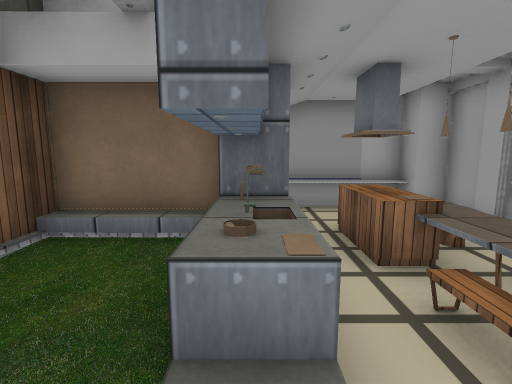
View 1 (above)

14 first-person views from a walk through a Unity game level. The camera is 1.2 m above the floor, tilts 8° down and sees 85° across. The floor is counted in squares, 1 m on a side. Each view is taken from the middle of a square. On the plan, view 1 faces up. The plan holds only what a view shows up to about 13 squares ahead; the rest is blank. The place goes on beyond the plan. The player character is not drawn. Door leaves are left out, so doorways stand open. Some surface patterns are stand-ins.

View 2
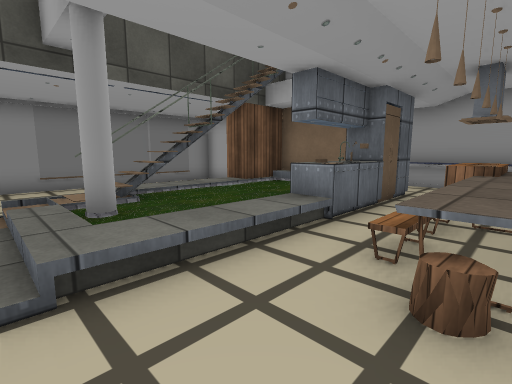

View 3
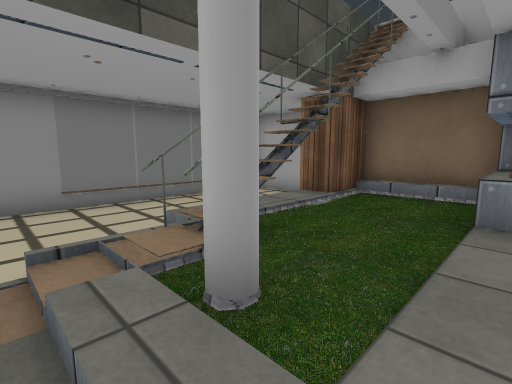

View 4
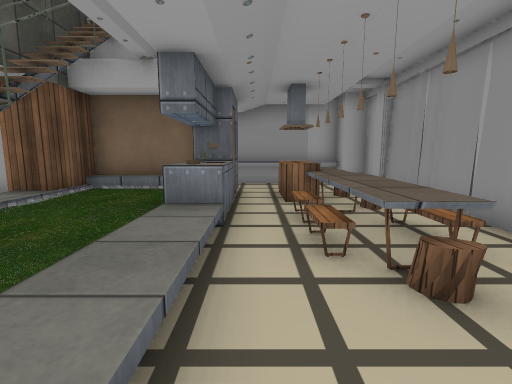

View 5
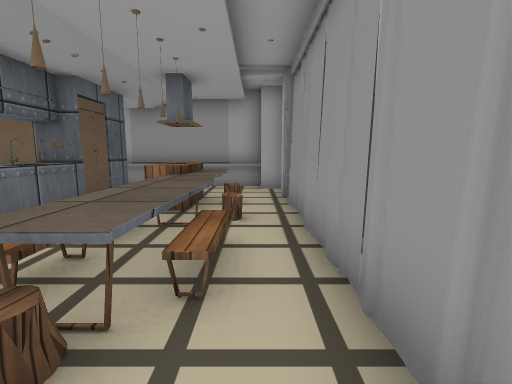

View 6
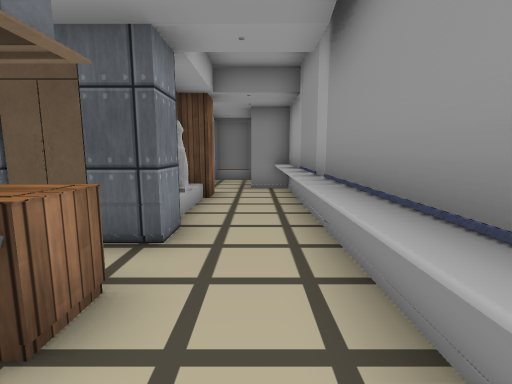

View 7
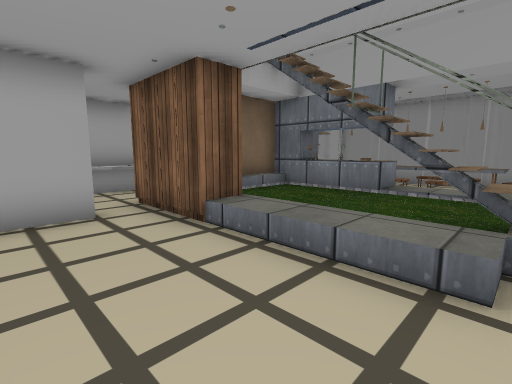

View 8
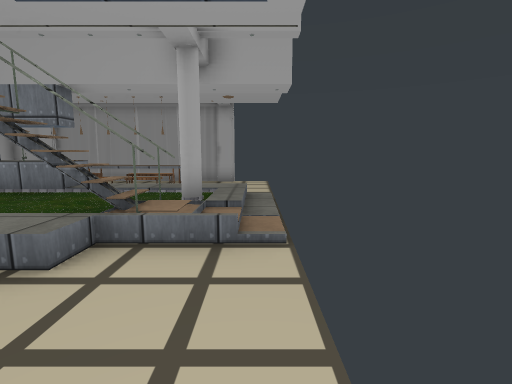

View 9
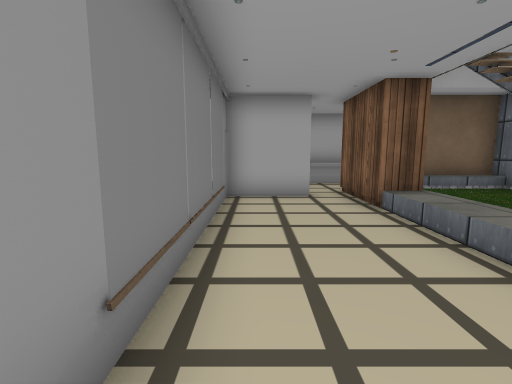

View 10
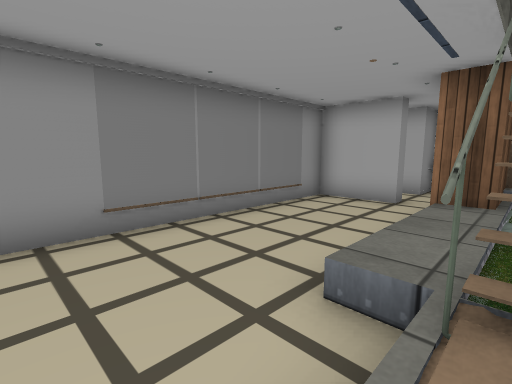

View 11
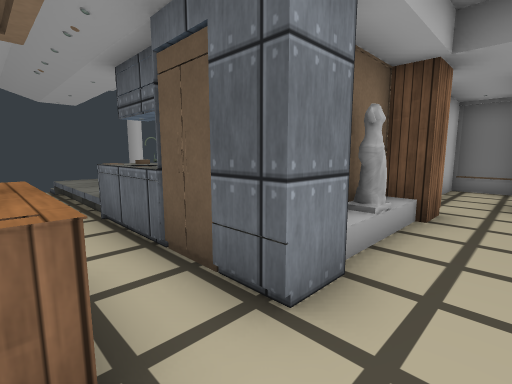

View 12
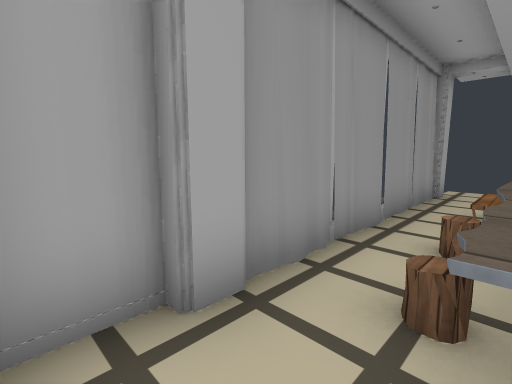

View 13
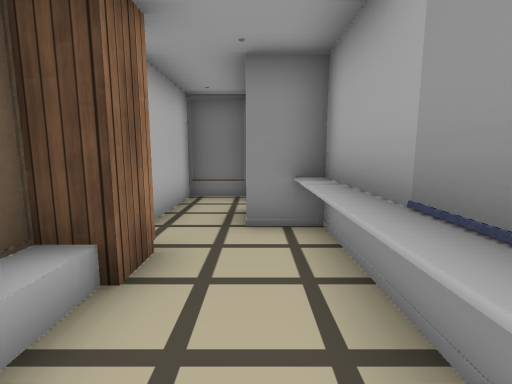

View 14
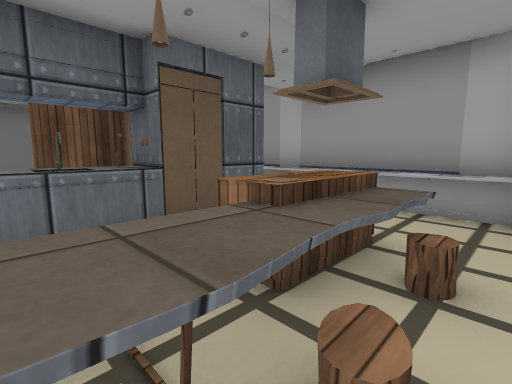

### Floor plan
Key: @ floor where view 1 was taken; # wall or solid block; x gap in a wall; . main floor; : floor 0.25 m higher than the main floor; + floor 0.5 m higher than the main floor; / step, stairs or slope; D open door; = window, fence, low wall or low ledge; T table; C cupboard; S sink; B bowl; F fridge; A statue; O other object.
Columns run from 9 left of view 1 to 5 right of it. Each row starts with its distance up from view 1.
  8    ############
  7 #DD#..........#
  6 #..........T#.#
  5 ####.##A#F.T#.#
  4  #...##++F.T#.#
  3  #...C+++SO#=.#
  2  #...++++B.##.#
  1  #...+##++.##.#
  0  #...+##+@.#=.#
 -1  #.../=#++.##.#
 -2  #....//++....
 -3  x....::::....

Where each view was taken, in squares from view 1:
view 1: 0 up, 0 right, facing up
view 2: 3 down, 3 right, facing up-left
view 3: 3 down, 0 right, facing up-left
view 4: 3 down, 1 right, facing up
view 5: 2 down, 4 right, facing up
view 6: 7 up, 4 right, facing left
view 7: 1 down, 7 left, facing up-right
view 8: 3 down, 7 left, facing right
view 9: 3 down, 7 left, facing up
view 10: 3 down, 3 left, facing up-left
view 11: 7 up, 2 right, facing down-left
view 12: 7 up, 3 right, facing down-right
view 13: 7 up, 1 left, facing left
view 14: 2 up, 4 right, facing up-left
